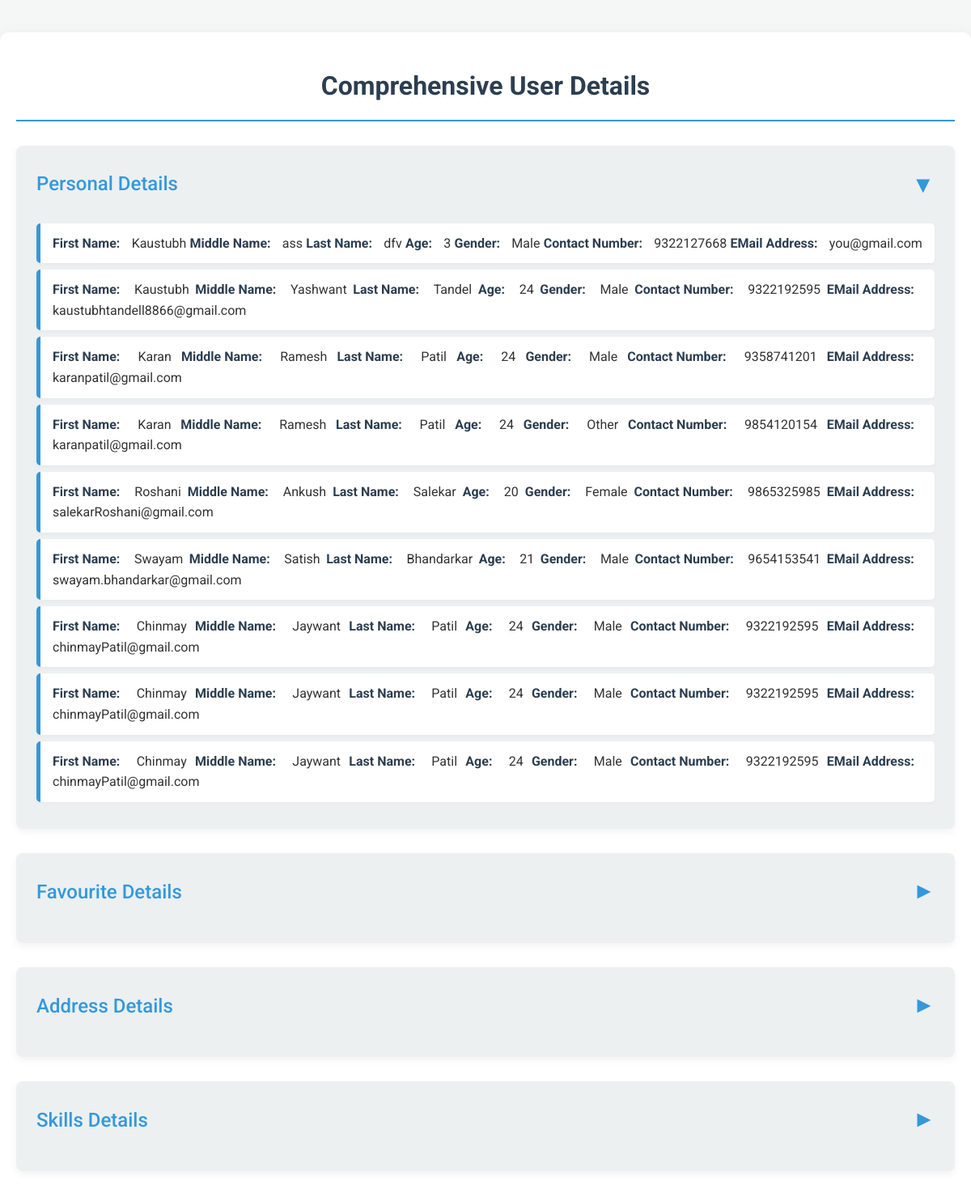
The app's page /fetch with its own data.
### MyApp/models.py (models this page shows, shortened)
class Personal_Details(models.Model):
    First_Name=models.CharField( max_length=50)
    Middle_Name=models.CharField( max_length=50)
    Last_Name=models.CharField( max_length=50)
    Age=models.IntegerField()
    Gender=models.CharField( max_length=50)
    Contact_Number=models.IntegerField()
    EMail_Address=models.EmailField( max_length=50)

### MyApp/views.py (the view)
# urls.py: path('fetch',views.fetch_all,name="fetch")
def fetch_all(request):
    f1=Personal_Details.objects.all()
    f2=Favourite_Details.objects.all()
    f3=Address_Details.objects.all()
    f4=Skills_Details.objects.all()
    return render(request,"fetch.html",{"Personal_Details":f1,"Favourite_Details":f2,"Address_Details":f3,"Skills_Details":f4})

### MyApp/templates/fetch.html (shortened to what this page needs)
<!DOCTYPE html>
<html lang="en">
<head>
</head>
<body>
    <div class="container">
        <h1>Comprehensive User Details</h1>
        <div class="details-section">
            <h2 onclick="toggleSection(this)">Personal Details <span class="toggle-icon">&#9660;</span></h2>
            <div class="details-content">
                {% if Personal_Details %}
                    <ul>
                        {% for detail in Personal_Details %}
                            <li>
                                <strong> First Name:</strong> {{detail.First_Name}} <br>
                                <strong>Middle Name:</strong> {{detail.Middle_Name}} <br>
                                <strong>Last Name:</strong> {{detail.Last_Name}} <br>
                                <strong>Age:</strong> {{detail.Age}} <br>
                                <strong>Gender:</strong> {{detail.Gender}} <br>
                                <strong>Contact Number:</strong> {{detail.Contact_Number}} <br>
                                <strong>EMail Address:</strong> {{detail.EMail_Address}}
                            </li>
                        {% endfor %}
                    </ul>
                {% else %}
                    <p class="empty-state">No personal details found.</p>
                {% endif %}
            </div>
        </div>
        <div class="details-section">
            <h2 onclick="toggleSection(this)">Favourite Details <span class="toggle-icon">&#9660;</span></h2>
        </div>
        <div class="details-section">
            <h2 onclick="toggleSection(this)">Address Details <span class="toggle-icon">&#9660;</span></h2>
        </div>
        <div class="details-section">
            <h2 onclick="toggleSection(this)">Skills Details <span class="toggle-icon">&#9660;</span></h2>
        </div>
    </div>
</body>
</html>

### MyApp/templates/fetch.html (style rules this page uses)
body { font-family: 'Roboto', sans-serif; margin: 0; padding: 0; background-color: #f4f7f6; color: #333; line-height: 1.6; }
.container { max-width: 1200px; margin: 40px auto; padding: 20px; background-color: #fff; border-radius: 10px; box-shadow: 0 10px 25px rgba(0, 0, 0, 0.1); animation: fadeIn 1s ease-out; }
h1 { text-align: center; color: #2c3e50; margin-bottom: 30px; font-weight: 700; border-bottom: 2px solid #3498db; padding-bottom: 15px; }
.details-section { margin-bottom: 30px; padding: 25px; background-color: #ecf0f1; border-radius: 8px; box-shadow: 0 4px 10px rgba(0, 0, 0, 0.05); transition: transform 0.3s ease, box-shadow 0.3s ease; }
.details-section h2 { color: #3498db; margin-top: 0; margin-bottom: 15px; font-weight: 500; cursor: pointer; display: flex; justify-content: space-between; align-items: center; }
.details-section h2 .toggle-icon { font-size: 1.2em; transition: transform 0.3s ease; }
.details-section h2.collapsed .toggle-icon { transform: rotate(-90deg); }
.details-content { display: none; padding-top: 10px; }
.details-content ul { list-style: none; padding: 0; margin: 0; }
.details-content ul li { background-color: #ffffff; padding: 12px 15px; margin-bottom: 8px; border-radius: 5px; border-left: 5px solid #3498db; box-shadow: 0 2px 5px rgba(0, 0, 0, 0.03); display: flex; justify-content: space-between; align-items: center; flex-wrap: wrap; }
.details-content ul li strong { color: #2c3e50; margin-right: 10px; }

### records on screen
Personal_Details: First_Name "Kaustubh", Middle_Name "ass", Last_Name "dfv", Age "3", Gender "Male", Contact_Number "9322127668", EMail_Address "you@gmail.com"
Personal_Details: First_Name "Kaustubh", Middle_Name "Yashwant", Last_Name "Tandel", Age "24", Gender "Male", Contact_Number "9322192595", EMail_Address "kaustubhtandell8866@gmail.com"
Personal_Details: First_Name "Karan", Middle_Name "Ramesh", Last_Name "Patil", Age "24", Gender "Male", Contact_Number "9358741201", EMail_Address "karanpatil@gmail.com"
Personal_Details: First_Name "Karan", Middle_Name "Ramesh", Last_Name "Patil", Age "24", Gender "Other", Contact_Number "9854120154", EMail_Address "karanpatil@gmail.com"
Personal_Details: First_Name "Roshani", Middle_Name "Ankush", Last_Name "Salekar", Age "20", Gender "Female", Contact_Number "9865325985", EMail_Address "salekarRoshani@gmail.com"
Personal_Details: First_Name "Swayam", Middle_Name "Satish", Last_Name "Bhandarkar", Age "21", Gender "Male", Contact_Number "9654153541", EMail_Address "swayam.bhandarkar@gmail.com"
Personal_Details: First_Name "Chinmay", Middle_Name "Jaywant", Last_Name "Patil", Age "24", Gender "Male", Contact_Number "9322192595", EMail_Address "chinmayPatil@gmail.com"
Personal_Details: First_Name "Chinmay", Middle_Name "Jaywant", Last_Name "Patil", Age "24", Gender "Male", Contact_Number "9322192595", EMail_Address "chinmayPatil@gmail.com"
Personal_Details: First_Name "Chinmay", Middle_Name "Jaywant", Last_Name "Patil", Age "24", Gender "Male", Contact_Number "9322192595", EMail_Address "chinmayPatil@gmail.com"
